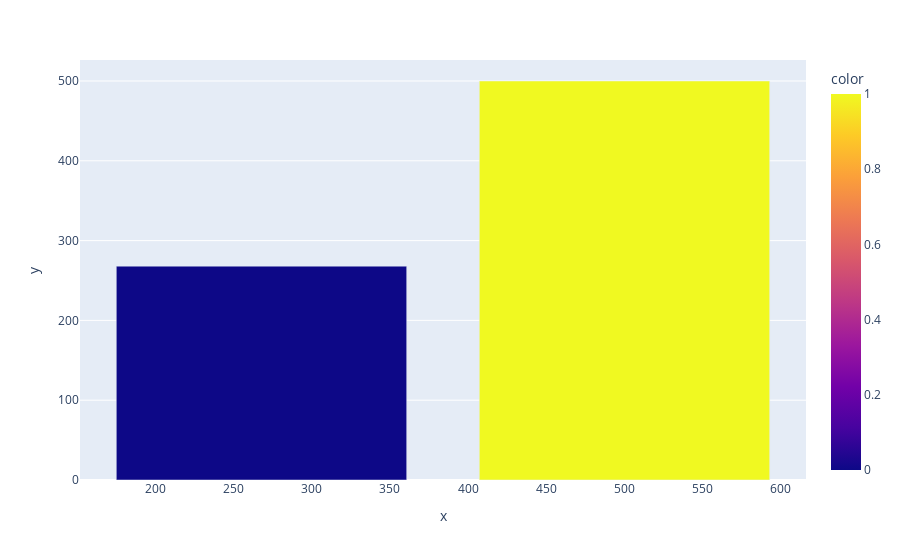

Here is the notebook cell this chart was saved with:
### Code cell
import plotly.express as px
fig = px.bar(d_data, x=d_data.Outcome.value_counts(),
             y=d_data.Outcome.value_counts(),
             color=[1, 0])
fig.show()

### Figure 1 — Plotly figure (JSON) as saved in the notebook; plotly's stock layout.template omitted (floating-point values rounded to 4 significant figures)
{"data": [{"alignmentgroup": "True", "hovertemplate": "x=%{x}<br>y=%{y}<br>color=%{marker.color}<extra></extra>", "legendgroup": "", "marker": {"color": [1, 0], "coloraxis": "coloraxis", "pattern": {"shape": ""}}, "name": "", "offsetgroup": "", "orientation": "v", "showlegend": false, "textposition": "auto", "type": "bar", "x": [500, 268], "xaxis": "x", "y": [500, 268], "yaxis": "y"}], "layout": {"barmode": "relative", "coloraxis": {"colorbar": {"title": {"text": "color"}}, "colorscale": [[0, "#0d0887"], [0.1111, "#46039f"], [0.2222, "#7201a8"], [0.3333, "#9c179e"], [0.4444, "#bd3786"], [0.5556, "#d8576b"], [0.6667, "#ed7953"], [0.7778, "#fb9f3a"], [0.8889, "#fdca26"], [1, "#f0f921"]]}, "legend": {"tracegroupgap": 0}, "margin": {"t": 60}, "xaxis": {"anchor": "y", "domain": [0, 1], "title": {"text": "x"}}, "yaxis": {"anchor": "x", "domain": [0, 1], "title": {"text": "y"}}}}
